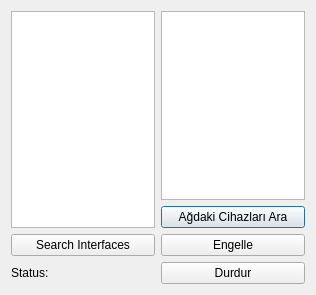
<?xml version="1.0" encoding="UTF-8"?>
<ui version="4.0">
 <class>Dialog</class>
 <widget class="QDialog" name="Dialog">
  <property name="geometry">
   <rect>
    <x>0</x>
    <y>0</y>
    <width>316</width>
    <height>295</height>
   </rect>
  </property>
  <property name="windowTitle">
   <string>PyNetworkBlocker</string>
  </property>
  <layout class="QGridLayout" name="gridLayout">
   <item row="0" column="1">
    <widget class="QListWidget" name="devicesList">
     <property name="selectionMode">
      <enum>QAbstractItemView::MultiSelection</enum>
     </property>
    </widget>
   </item>
   <item row="1" column="1">
    <widget class="QPushButton" name="devicesButton">
     <property name="text">
      <string>Ağdaki Cihazları Ara</string>
     </property>
    </widget>
   </item>
   <item row="2" column="1">
    <widget class="QPushButton" name="arpButton">
     <property name="text">
      <string>Engelle</string>
     </property>
    </widget>
   </item>
   <item row="3" column="0">
    <widget class="QLabel" name="status">
     <property name="text">
      <string>Status:</string>
     </property>
    </widget>
   </item>
   <item row="3" column="1">
    <widget class="QPushButton" name="stop">
     <property name="text">
      <string>Durdur</string>
     </property>
    </widget>
   </item>
   <item row="2" column="0">
    <widget class="QPushButton" name="ifaceButton">
     <property name="text">
      <string>Search Interfaces</string>
     </property>
    </widget>
   </item>
   <item row="0" column="0" rowspan="2">
    <widget class="QListWidget" name="ifaceList"/>
   </item>
  </layout>
 </widget>
 <resources/>
 <connections>
  <connection>
   <sender>ifaceButton</sender>
   <signal>clicked()</signal>
   <receiver>Dialog</receiver>
   <slot>show()</slot>
   <hints>
    <hint type="sourcelabel">
     <x>335</x>
     <y>23</y>
    </hint>
    <hint type="destinationlabel">
     <x>281</x>
     <y>165</y>
    </hint>
   </hints>
  </connection>
 </connections>
</ui>
